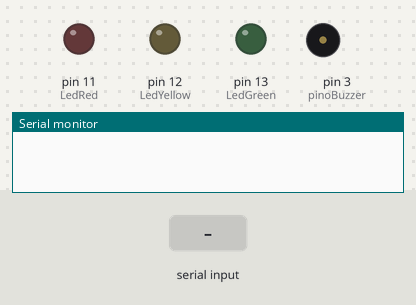
Recording of a sketch running on a simulated Arduino Uno, built with avr-gcc and run on an emulated ATmega328P. On the bench: output pins drawn as LEDs (lit = HIGH), buzzer (waves = sounding), the last lines printed to the serial monitor. Inputs (shaded band) come from the test bench.

Above: at 1.2 s.
1.3 s: "R" received over Serial
At 1.7 s:
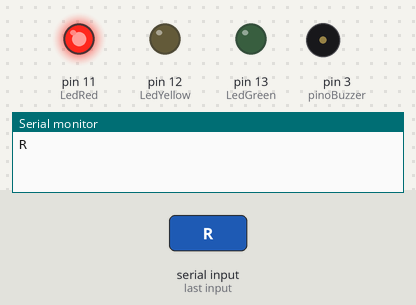
2.8 s: "Y" received over Serial
At 4.0 s:
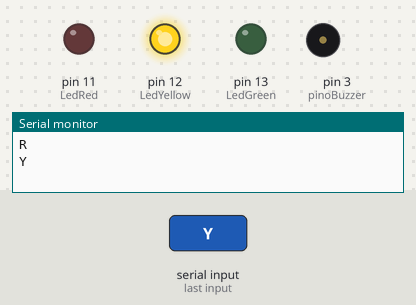
4.3 s: "G" received over Serial
At 5.1 s:
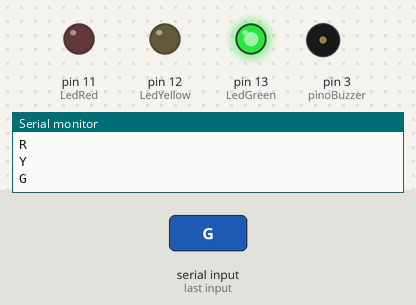
5.8 s: "A" received over Serial
At 6.3 s:
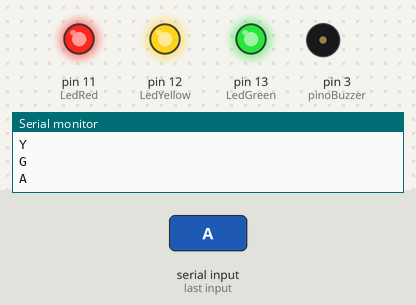
7.3 s: "1" received over Serial
At 8.1 s:
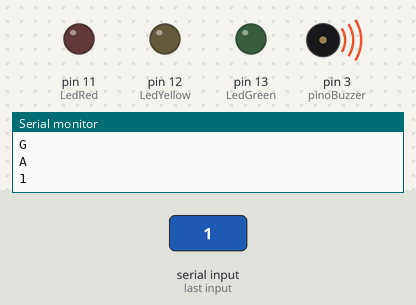
Timing chart, 0 to 10.3 s (numbered marks = the images above; inputs shaded):
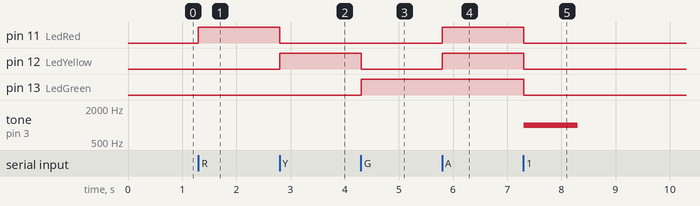

Measured:
- after the input at 1.3 s, pin 11 (LedRed): LOW → HIGH at once
- after the input at 2.8 s, pin 11 (LedRed): HIGH → LOW at once; pin 12 (LedYellow): LOW → HIGH at once
- after the input at 4.3 s, pin 12 (LedYellow): HIGH → LOW at once; pin 13 (LedGreen): LOW → HIGH at once
- after the input at 5.8 s, pin 11 (LedRed), pin 12 (LedYellow): LOW → HIGH at once
- after the input at 7.3 s, pin 11 (LedRed), pin 12 (LedYellow), pin 13 (LedGreen): HIGH → LOW at once; tone on pin 3 (pinoBuzzer): silent → 1000 Hz at once, → silent 1.0 s later

The sketch:

serial3LEDBuzzer.ino
```cpp
int LedRed = 11;
int LedYellow = 12;
int LedGreen = 13;
int pinoBuzzer = 3;

void setup() {
    //Inicializando uma porta de comunicacao entre o computador e o arduino
Serial.begin(9600);
pinMode(LedRed, OUTPUT);
pinMode(LedYellow, OUTPUT);
pinMode(LedGreen, OUTPUT);
pinMode(pinoBuzzer, OUTPUT);
}

void acendeApagaPrimeiroLed (int acendeLed, int apagaLed1, int apagaLed2){
  //funcao- ao digitar a funcao, ela vai precisar das 3 int(variaveis), que vao se comportar na ordem dos comandos abaixo
  digitalWrite(acendeLed, HIGH);
  digitalWrite(apagaLed1, LOW);
  digitalWrite(apagaLed2, LOW);

  }

void acendeTodosLeds (int acende1, int acende2, int acende3){
  //funcao- ao digitar a funcao, ela vai precisar das 3 int(variaveis), que vao se comportar na ordem dos comandos abaixo
  digitalWrite(acende1, HIGH);
  digitalWrite(acende2, HIGH);
  digitalWrite(acende3, HIGH);
}
void apagaTodosLeds (int apaga1, int apaga2, int apaga3){
  //funcao- ao digitar a funcao, ela vai precisar das 3 int(variaveis), que vao se comportar na ordem dos comandos abaixo
  digitalWrite(apaga1, LOW);
  digitalWrite(apaga2, LOW);
  digitalWrite(apaga3, LOW);
  }

void loop() {
  if (Serial.available() > 0) {
       //Le a mensagem da porta serial
      char mensagem = Serial.read();
      Serial.println(mensagem);

          switch (mensagem) {
          case 'R':
            acendeApagaPrimeiroLed (LedRed, LedYellow, LedGreen);
            break;
          case 'Y':
              acendeApagaPrimeiroLed (LedYellow, LedGreen, LedRed);
            break;
          case 'G':
              acendeApagaPrimeiroLed (LedGreen, LedRed, LedYellow);
          break;
          case 'A':
              acendeTodosLeds (LedRed, LedYellow, LedGreen);
          break;
          default:
              //buzzer
              apagaTodosLeds (LedRed, LedYellow, LedGreen);
              tone(pinoBuzzer, 1000);
              delay(1000);
              noTone (pinoBuzzer);
              delay (1000);

          break;
        }

   }

}
```
